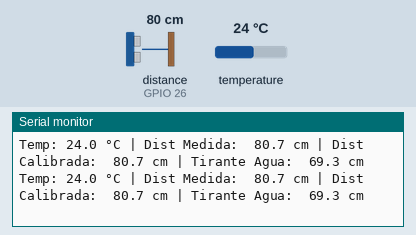
The sketch below on a simulated ESP32. Shown: the last lines printed to the serial monitor. Wiring (inferred from the names in the program): ultrasonic range finder: trigger GPIO 25; echo GPIO 26. The inputs (shaded band) are chosen by the test bench; at power-on: temperature 24 °C, distance to the obstacle (sensor on GPIO 26) 80 cm. The echo pulse lasts 58.3 µs per cm.

Above: at 14.9 s.
15.0 s: temperature set to 10.7 °C
At 16.3 s:
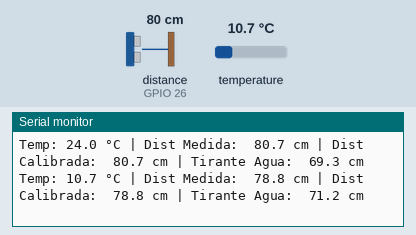
16.5 s: temperature set to 9.1 °C
At 18.6 s:
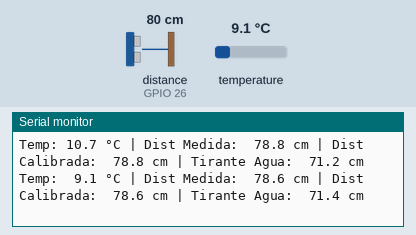

Measured:
- the behaviour switches between 10 and 9.9 °C on temperature (found by bisection; images 1 and 2)
- after the input at 15.0 s, the serial monitor: prints a new line after 0.60 s (image 1)
- after the input at 16.5 s, the serial monitor: prints a new line after 1.0 s (image 2)

The sketch:

ultrasonic.ino
```cpp
/**
 * ============================================================================
 * PROYECTO: Sentinel-H2O — Calibración de Sensores
 * SENSOR: Nivel Ultrasónico Sumergible JSN-SR04T + DS18B20 (Compensación de T°)
 * MICROCONTROLADOR: ESP32 DevKit V1
 * ============================================================================
 * CONEXIONES Y DIVISOR DE TENSIÓN EN ECHO:
 *   - JSN-SR04T VCC  -> 5V (desde el LM2596S o pin VIN)
 *   - JSN-SR04T GND  -> GND común
 *   - JSN-SR04T TRIG -> GPIO 25 del ESP32 (Salida digital 3.3V)
 *   - JSN-SR04T ECHO -> Resistencia R1 (1k)
 *   - Del otro extremo de R1 -> Conectar a GPIO 26 del ESP32 (Entrada Echo)
 *   - Resistencia R2 (2k)    -> Entre GPIO 26 y GND
 *
 * EXPLICACIÓN DIVISOR ECHO 1k / 2k:
 *   V_esp32 = 5.0V * (2k / (1k + 2k)) = 5.0V * (2/3) = 3.33V (Protege el GPIO26).
 *
 * SENSOR DE TEMPERATURA PARA VELOCIDAD DEL SONIDO:
 *   - DS18B20 en GPIO 27 (con pull-up 4.7k a 3.3V)
 *   - Fórmula de velocidad del sonido: v = 331.4 + 0.606 * Temp_Ambiente (m/s)
 *
 * COMANDOS POR MONITOR SERIE (115200 baudios):
 *   "DIST <cm>" -> Ajusta calibración con distancia real medida con regla (ej: DIST 30.0)
 *   "ALT <cm>"  -> Define la altura fija del sensor sobre el fondo del canal (ej: ALT 150.0)
 *   'p'         -> Imprime reporte de parámetros para backend y firmware
 *   '0'         -> Resetea factor de calibración a 1.00 y offset a 0.0 cm
 * ============================================================================
 */

#include <Arduino.h>
#include <OneWire.h>
#include <DallasTemperature.h>

const int PIN_TRIGGER  = 25;
const int PIN_ECHO     = 26;
const int PIN_ONEWIRE  = 27;

OneWire oneWire(PIN_ONEWIRE);
DallasTemperature sensorTemp(&oneWire);

// Parámetros de calibración física
float altura_fondo_cm   = 150.0f; // Altura de instalación sobre el lecho del canal
float offset_dist_cm    = 0.000f; // Offset de distancia en cm
float factor_distancia  = 1.000f; // Factor de corrección de escala

// Función de ordenamiento para mediana
void ordenarArray(float arr[], int n) {
  for (int i = 0; i < n - 1; i++) {
    for (int j = 0; j < n - i - 1; j++) {
      if (arr[j] > arr[j + 1]) {
        float temp = arr[j];
        arr[j] = arr[j + 1];
        arr[j + 1] = temp;
      }
    }
  }
}

// Medición de distancia con filtro de mediana de 7 disparos
float medirDistanciaCruda(float tempAmbiente) {
  float lecturas[10];
  int validas = 0;

  // Velocidad del sonido en cm/us según la temperatura
  // v (cm/us) = [331.4 + 0.606 * T] * 100 / 1,000,000
  float velSonido_cm_us = (331.4f + (0.606f * tempAmbiente)) * 100.0f / 1000000.0f;

  for (int i = 0; i < 7; i++) {
    digitalWrite(PIN_TRIGGER, LOW);
    delayMicroseconds(4);
    digitalWrite(PIN_TRIGGER, HIGH);
    delayMicroseconds(15);
    digitalWrite(PIN_TRIGGER, LOW);

    // Timeout de 35000 us (~6 metros de alcance)
    long duracionEco = pulseIn(PIN_ECHO, HIGH, 35000);

    if (duracionEco > 0) {
      // Distancia = (tiempo * velocidad) / 2
      float dist = (duracionEco * velSonido_cm_us) / 2.0f;
      // Rango operativo JSN-SR04T: 20 cm a 450 cm (zona ciega: < 20 cm)
      if (dist >= 15.0f && dist <= 500.0f) {
        lecturas[validas++] = dist;
      }
    }
    delay(20);
  }

  if (validas == 0) return 0.0f;

  ordenarArray(lecturas, validas);
  return lecturas[validas / 2];
}

void imprimirAyuda() {
  Serial.println("\n------------------------------------------------------------");
  Serial.println("  HERRAMIENTA DE CALIBRACIÓN JSN-SR04T (ESP32)");
  Serial.println("------------------------------------------------------------");
  Serial.println("  1. Coloca un obstáculo plano (ej. tabla o pared) frente al sensor.");
  Serial.println("  2. Mide la distancia exacta con una REGLA o flexómetro.");
  Serial.println("     (Nota: El sensor tiene una zona ciega de ~20 cm).");
  Serial.println("  3. Escribe 'DIST <cm>' con la distancia real (ej: DIST 45.5).");
  Serial.println("  4. Escribe 'ALT <cm>' con la altura de montaje en canal (ej: ALT 120.0).");
  Serial.println("  5. Presiona 'p' para obtener el reporte de calibración.");
  Serial.println("------------------------------------------------------------\n");
}

void setup() {
  Serial.begin(115200);
  delay(1000);

  pinMode(PIN_TRIGGER, OUTPUT);
  pinMode(PIN_ECHO, INPUT);
  digitalWrite(PIN_TRIGGER, LOW);

  sensorTemp.begin();

  imprimirAyuda();
}

void loop() {
  // 1. Obtener temperatura ambiente para corregir velocidad del sonido
  sensorTemp.requestTemperatures();
  float tempAmb = sensorTemp.getTempCByIndex(0);
  if (tempAmb == DEVICE_DISCONNECTED_C || tempAmb < -10.0 || tempAmb > 80.0) {
    tempAmb = 20.0f; // Valor de respaldo
  }

  // 2. Medir distancia
  float distCruda = medirDistanciaCruda(tempAmb);

  // 3. Aplicar calibración
  float distCalibrada = (distCruda * factor_distancia) + offset_dist_cm;
  if (distCalibrada < 0.0f) distCalibrada = 0.0f;

  // 4. Calcular lámina de agua / tirante
  float tirante_cm = altura_fondo_cm - distCalibrada;
  if (tirante_cm < 0.0f) tirante_cm = 0.0f;

  // 5. Procesar comandos por Monitor Serie
  if (Serial.available() > 0) {
    String entrada = Serial.readStringUntil('\n');
    entrada.trim();

    if (entrada.startsWith("DIST ") || entrada.startsWith("dist ")) {
      float distRegla = entrada.substring(5).toFloat();
      if (distRegla >= 15.0f && distCruda > 10.0f) {
        offset_dist_cm = distRegla - distCruda;
        Serial.println("\n============================================================");
        Serial.printf("🎯 CALIBRACIÓN CON REGLA EXITOSA:\n");
        Serial.printf("   • Distancia con Regla : %.1f cm\n", distRegla);
        Serial.printf("   • Distancia por Eco   : %.1f cm\n", distCruda);
        Serial.printf("   • Nuevo Offset        : %+.2f cm\n", offset_dist_cm);
        Serial.println("============================================================\n");
      } else {
        Serial.println("\n⚠️ Distancia fuera de rango (mínimo 20 cm debido a zona ciega).");
      }
    }
    else if (entrada.startsWith("ALT ") || entrada.startsWith("alt ")) {
      float altNueva = entrada.substring(4).toFloat();
      if (altNueva > 20.0f) {
        altura_fondo_cm = altNueva;
        Serial.printf("\n✅ ALTURA SENSOR-FONDO ACTUALIZADA: %.1f cm\n\n", altura_fondo_cm);
      }
    }
    else if (entrada == "p" || entrada == "P") {
      Serial.println("\n============================================================");
      Serial.println("📋 PARÁMETROS FINALES DE NIVEL ULTRASÓNICO SENTINEL-H2O");
      Serial.println("============================================================");
      Serial.printf("Altura Sensor al Fondo (distancia_fondo_sensor_cm): %.1f cm\n", altura_fondo_cm);
      Serial.printf("Offset de Distancia (offset_dist_cm)              : %+.2f cm\n", offset_dist_cm);
      Serial.printf("Velocidad del sonido a %.1f °C                    : %.2f m/s\n",
                    tempAmb, 331.4f + (0.606f * tempAmb));
      Serial.println("\nValores para la Base de Datos (CalibracionNodo / backend):");
      Serial.printf("  distancia_fondo_sensor_cm = %.1f\n", altura_fondo_cm);
      Serial.println("============================================================\n");
    }
    else if (entrada == "0") {
      offset_dist_cm = 0.0f;
      factor_distancia = 1.0f;
      Serial.println("\n🔄 Calibración reseteada a fábrica.");
    }
  }

  // 6. Impresión en pantalla
  if (distCruda == 0.0f) {
    Serial.println("⚠️ Fuera de rango o sin eco (Objeto muy cerca < 20cm o muy lejos > 4.5m)");
  } else {
    Serial.printf("Temp: %4.1f °C | Dist Medida: %5.1f cm | Dist Calibrada: %5.1f cm | Tirante Agua: %5.1f cm\n",
                  tempAmb, distCruda, distCalibrada, tirante_cm);
  }

  delay(1000);
}
```
